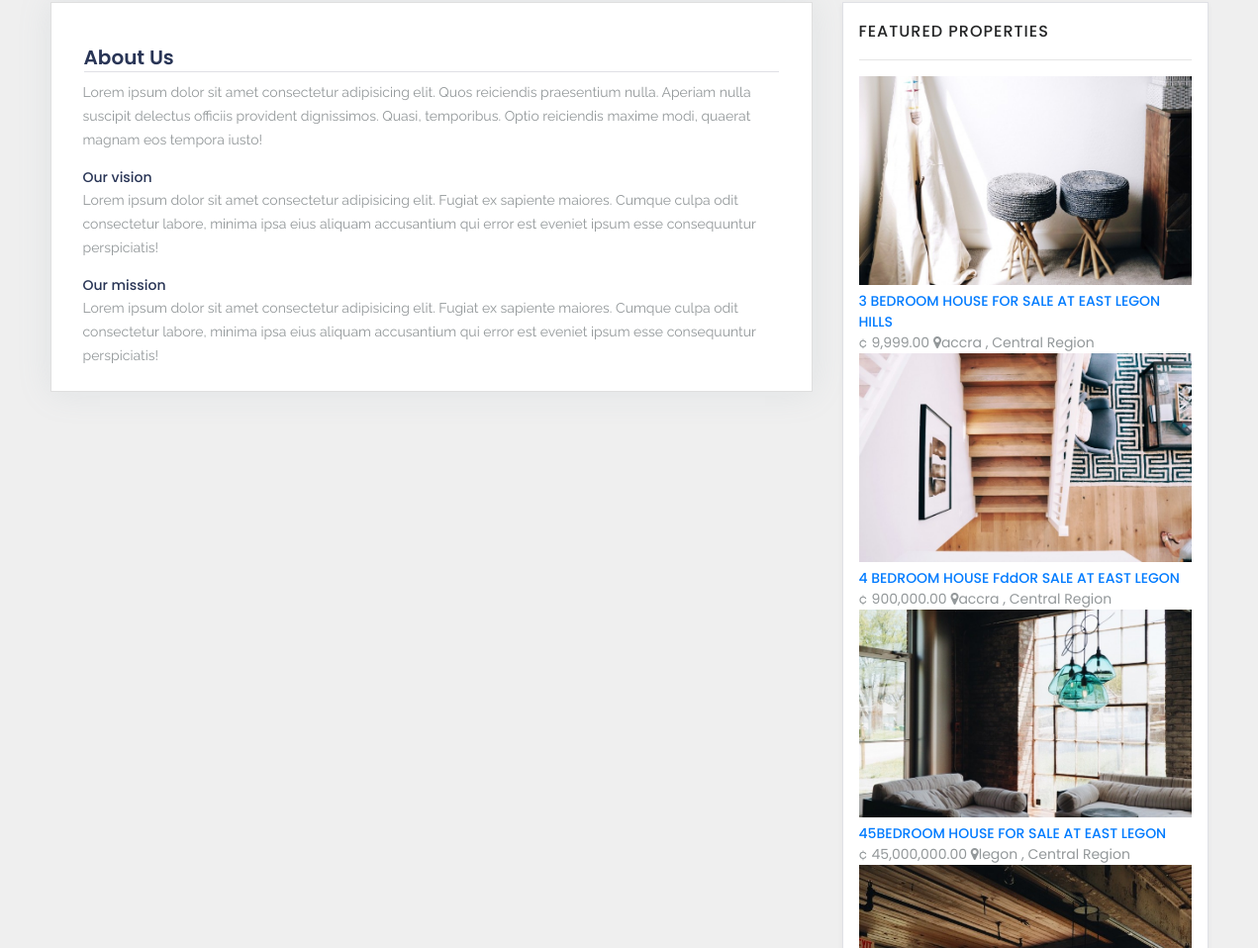
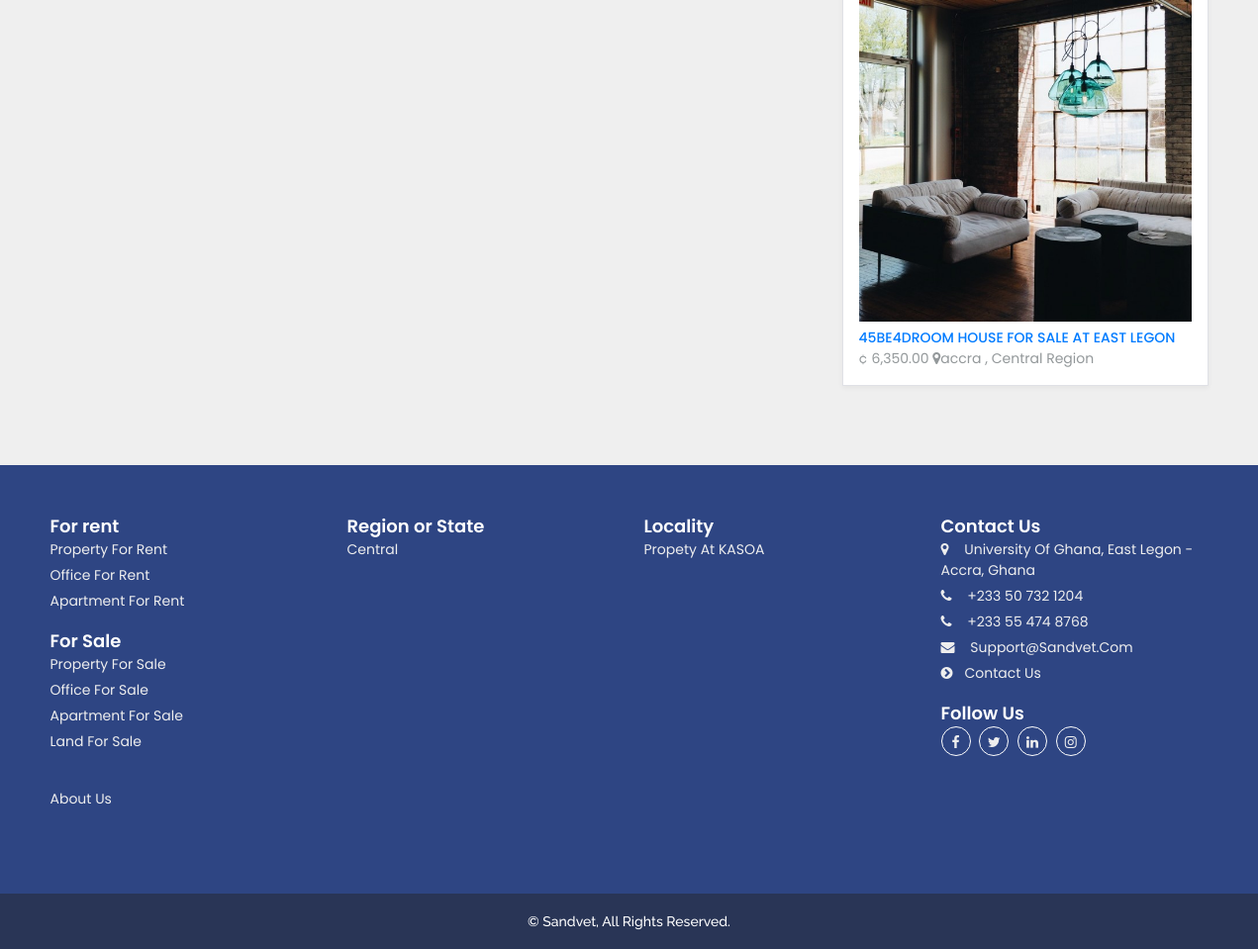
The page /about-us/ (lower part) on the database as committed earlier (2 pictures, top to bottom).
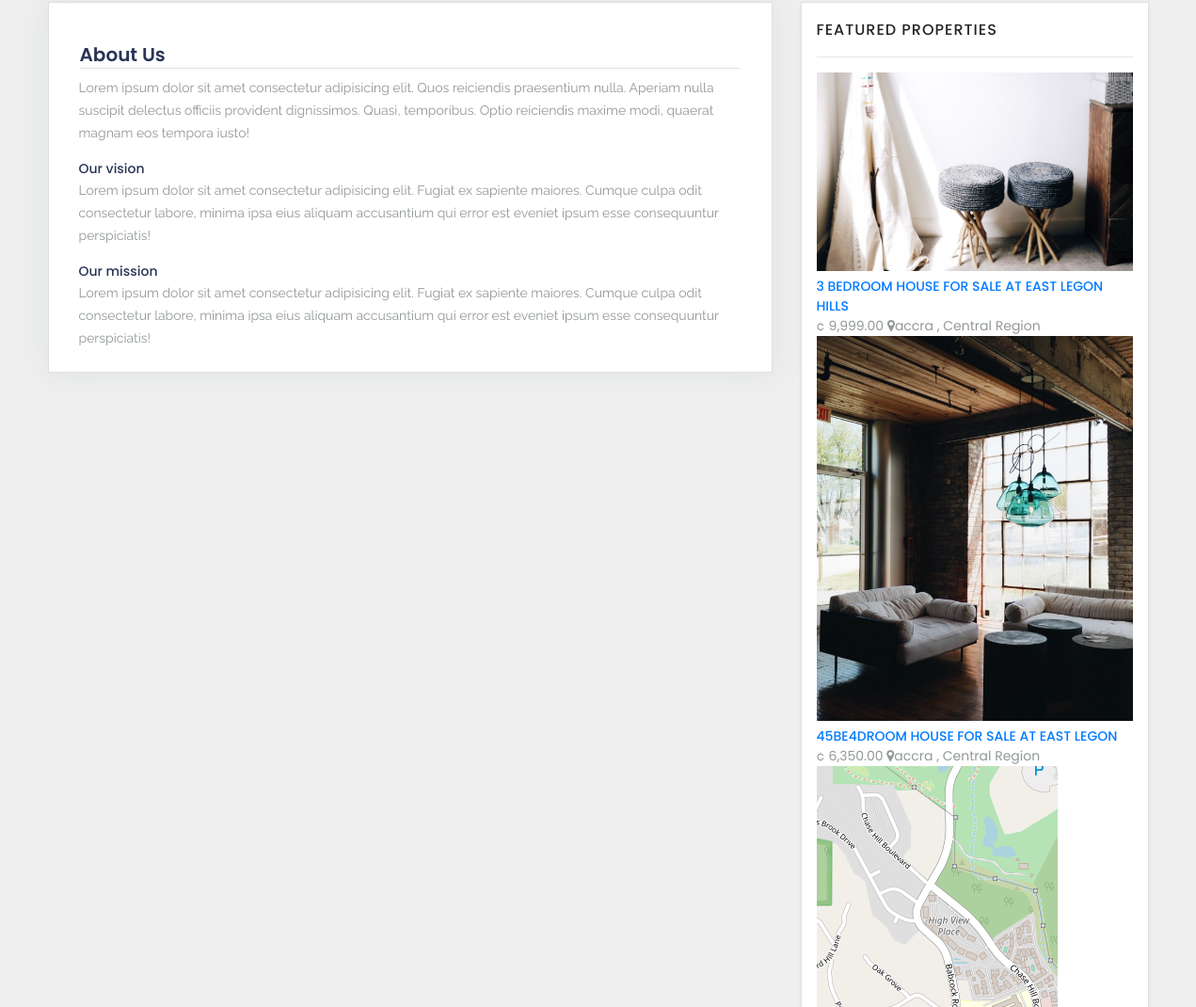
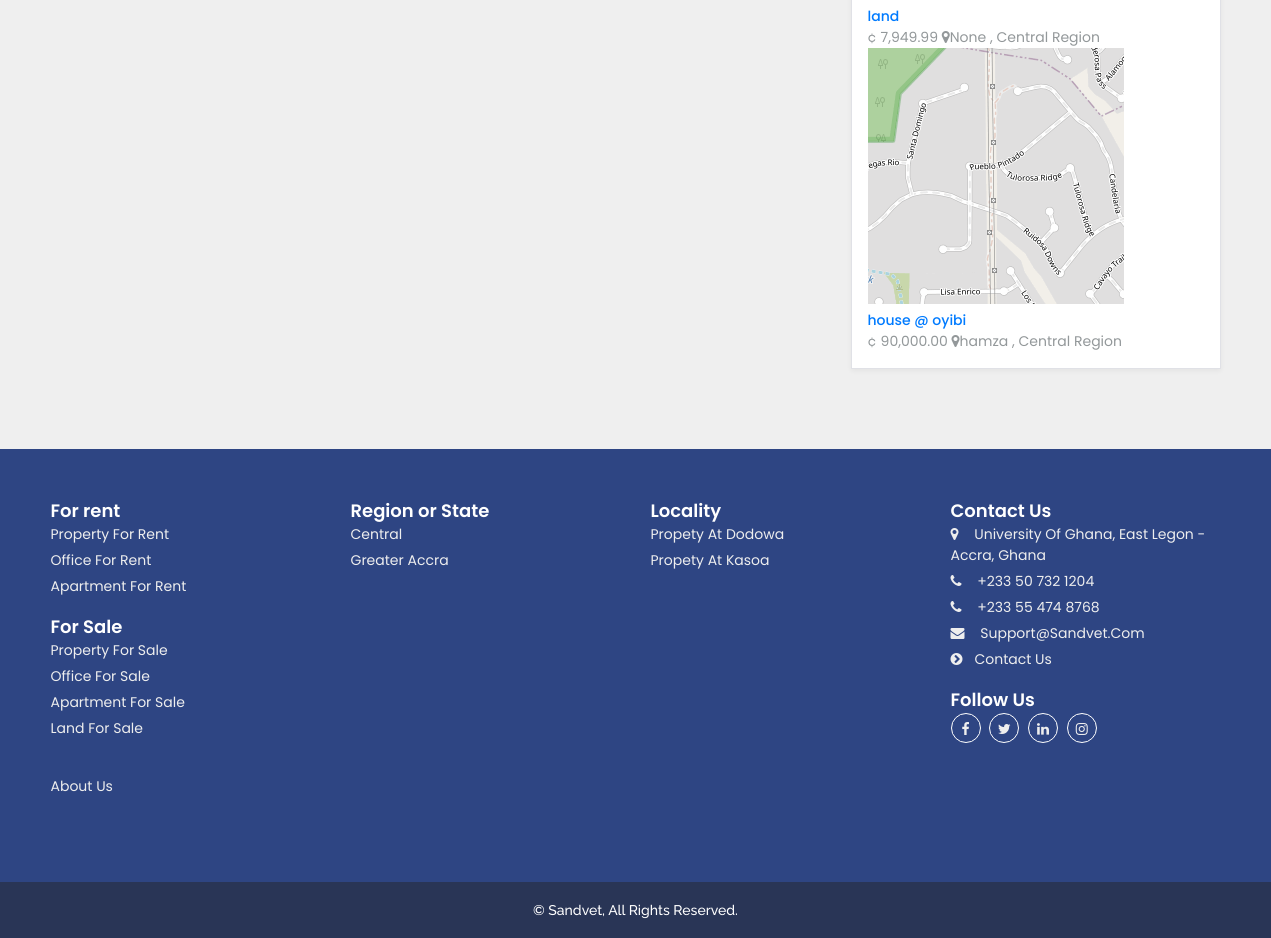
The same page on the database as committed later (2 pictures, top to bottom).
### property/models.py (models this page shows, shortened)
class Property(models.Model):
    title = models.CharField(max_length=200, null=True)
    price = models.FloatField()
    slug = models.SlugField(unique=True)
    description = models.TextField()
    region = models.ForeignKey(Region, on_delete=models.CASCADE, null=True, blank=True, related_name='property')
    locality = models.ForeignKey(Locality, on_delete=models.CASCADE, null=True, blank=True)
    category = models.ForeignKey(Category, on_delete=models.CASCADE, null=True, blank=True)
    purpose = models.CharField(max_length=4, choices=PROPERTY_PURPOSE_TYPE, default='sale')
    address = models.CharField(max_length=200, null=True, blank=True)
    dimension = models.CharField(max_length=200, null=True, blank=True)
    bed = models.PositiveIntegerField(default=1, null=True, blank=True)
    bath = models.PositiveIntegerField(default=1, null=True, blank=True)
    garage = models.PositiveIntegerField(default=0, null=True, blank=True)
    image = models.ImageField(null=True, blank=True)
    views = models.PositiveIntegerField(default=0)
    featured = models.PositiveIntegerField(default=0, null=True, blank=True)
    created_at = models.DateTimeField(auto_now_add=True)
    @property
    def imageURL(self):
        try:
            url = self.image.url
        except:
            url = ''
        return url
    def get_absolute_url(self):
        return reverse("property:property", kwargs={
            'slug': self.slug
        })
    def get_date(self):
        time = datetime.now()
        if self.created_at.day == time.day:
            return str(time.hour - self.created_at.hour) + " hours ago"
        else:
            if self.created_at.month == time.month:
                return str(time.day - self.created_at.day) + " days ago"
            else:
                if self.created_at.year == time.year:
                    return str(time.month - self.created_at.month) + " months ago"
        return self.created_at

class Category(models.Model):
    title = models.CharField(max_length=200, null=True, blank=True)
    class Meta:
        ordering = ['-id']
    def get_for_sale_category_url(self):
        return reverse("property:for-sale-cate", kwargs={
            'category': self.title
        })
    def get_for_rent_category_url(self):
        return reverse("property:for-rent-cate", kwargs={
            'category': self.title
        })

### core/models.py (models this page shows, shortened)
class Region(models.Model):
    name = models.CharField(max_length=200, null=True, blank=True)
    capital = models.CharField(max_length=200, null=True, blank=True)
    slug = models.SlugField(unique=True, null=True, blank=True)
    class Meta:
        ordering = ['name']
    def get_region_url(self):
        return reverse("core:region", kwargs={
            'region': self.name
        })

class Locality(models.Model):
    region = models.ForeignKey(Region, on_delete=models.CASCADE, null=True, blank=True, related_name='locality')
    name = models.CharField(max_length=200, null=True, blank=True)
    class Meta:
        ordering = ['name']
    def get_locality_url(self):
        return reverse("core:locality", kwargs={
            'locality': self.name
        })

### core/views.py (the view)
# urls.py: path('about-us/', aboutPage, name='about'),
def aboutPage(request):
    locality = Locality.objects.all()
    categoryNav = Category.objects.filter((~Q(title="land")))
    category = Category.objects.all()
    featured = Property.objects.filter(featured=1)[:4]
    region = Region.objects.all()
    context = {
        'locality': locality,
        'category_list': category,
        'category_list_nav': categoryNav,
        'featured_list': featured,
        'region_list' : region,
    }
    return render(request, 'about.html', context)

### templates/about.html (shortened to what this page needs)
{% extends "base.html" %}
{% load static %}
{% load humanize %}
{% block content %}
<section class="pb-5">
    <div class="container">
        <div class="row">
            <div class="col-8">
                <div class="card">
                    <div class="row panel__cardhead">
                        <div class="pannel__headtitle">
                            <h2>About Us</h2>
                        </div>
                    </div>
                    <div class="mb-3">
                        <p>
                            Lorem ipsum dolor sit amet consectetur adipisicing elit. Quos reiciendis praesentium nulla. Aperiam nulla suscipit delectus officiis provident dignissimos. Quasi, temporibus. Optio reiciendis maxime modi, quaerat magnam eos tempora iusto!
                        </p>
                    </div>
                    <div class="mb-3">
                        <h2>Our vision</h2>
                        <p>Lorem ipsum dolor sit amet consectetur adipisicing elit. Fugiat ex sapiente maiores. Cumque culpa odit consectetur labore, minima ipsa eius aliquam accusantium qui error est eveniet ipsum esse consequuntur perspiciatis!</p>
                    </div>
                    <div>
                        <h2>Our mission</h2>
                        <p>Lorem ipsum dolor sit amet consectetur adipisicing elit. Fugiat ex sapiente maiores. Cumque culpa odit consectetur labore, minima ipsa eius aliquam accusantium qui error est eveniet ipsum esse consequuntur perspiciatis!</p>
                    </div>
                </div>
            </div>
            <div class="col-4">
                {% include 'includes/featured.html' %}
            </div>
        </div>
    </div>
</section>
{%endblock%}

### templates/includes/featured.html
{% load humanize %}
{% if featured_list %}
<div id="sw_win_latestlisting_widget-1" class="descp-text widget widget_sw_win_latestlisting_widget side">
    <h3 class="widget-title mb-1 p-0">featured Properties</h3>
    <hr>
    <div class="selio_sw_win_wrapper">
        <div class="ci sw_widget sw_wrap">
            <div class="widget-posts">
                <ul>
                    {% for featured in featured_list %}
                    <li>
                        <div class="wd-posts">
                            <div class="ps-img">
                                <a href="{{ featured.get_absolute_url }}" title="{{ featured.title }}">
                                    <img src="{{ featured.imageURL }}" alt="{{ featured.title }}">
                                </a>
                            </div>
                            <div class="ps-info">
                                <h3><a href="{{ featured.get_absolute_url }}" title="{{ featured.title }}">{{ featured.title }}</a></h3>
                                <strong>&cent; {{ featured.price|floatformat:2|intcomma }}</strong>
                                <span><i class="fa fa-map-marker"></i>{{ featured.address }} , {{ featured.region.name }} Region</span>
                            </div>
                        </div>
                    </li>
                    {%endfor%}
                </ul>
            </div>
        </div>
    </div>
</div>
                {% endif %}

### templates/includes/footer.html (shortened to what the changed rows need)
{% load crispy_forms_tags %}
<section class="bottom__section">
    <div class="container placeholder-container">
        <div class="row">
            <div class="widget col-xl-3 col-sm-6 col-md-4">
                <div class="widget-footer-contacts">
                    <ul class="footer-list">
                        {% for cate in category_list_nav %}
                        <li><span class="value"><a href="{{cate.get_for_rent_category_url}}">{{cate.title}} for rent</a></span></li>
                        {%endfor%}
                    </ul>
                </div>
                <div class="widget-footer-contacts mt-3">
                    <ul class="footer-list">
                        {% for cate in category_list %}
                        <li><span class="value"><a href="{{cate.get_for_sale_category_url}}">{{cate.title}} for sale</a></span></li>
                        {%endfor%}
                    </ul>
                </div>
            </div>
            <div class="widget col-xl-3 col-sm-6 col-md-4">
                <div class="widget-footer-contacts">
                    <ul class="footer-list">
                        {% for region in region_list %}
                        <li><span class="value"><a href="{{region.get_region_url}}">{{region.name}} </a></span></li>
                        {%endfor%}
                    </ul>
                </div>
            </div>
            <div id="widget-follow-us-1" class="widget footer-regular widget-follow-us block-selio col-xl-3 col-sm-12 col-md-5">
                <div class="widget-footer-contacts">
                    <ul class="footer-list">
                        {% for local in locality %}
                            <li><span class="value"><a href="{{local.get_locality_url}}">propety at {{local.name}}</a></span></li>
                        {%endfor%}
                    </ul>
                </div>
            </div>
        </div>
    </div>
</section>

Rows that differ between the two databases and show on the page:
no longer on this page (row edited): Property: imageURL (picture), title "4 BEDROOM HOUSE FddOR SALE AT EAST LEGON", price "900,000.00", address "accra", region.name "Central"
no longer on this page (row edited): Property: imageURL (picture), title "45BEDROOM HOUSE FOR SALE AT EAST LEGON", price "45,000,000.00", address "legon", region.name "Central"
now on this page (row unchanged): Property: imageURL (picture), title "land", price "7,949.99", address "None", region.name "Central"
now on this page (row unchanged): Property: imageURL (picture), title "house @ oyibi", price "90,000.00", address "hamza", region.name "Central"
added Region: name "Greater Accra"
added Locality: name "Dodowa"
changed Locality: name "KASOA" → "Kasoa"
